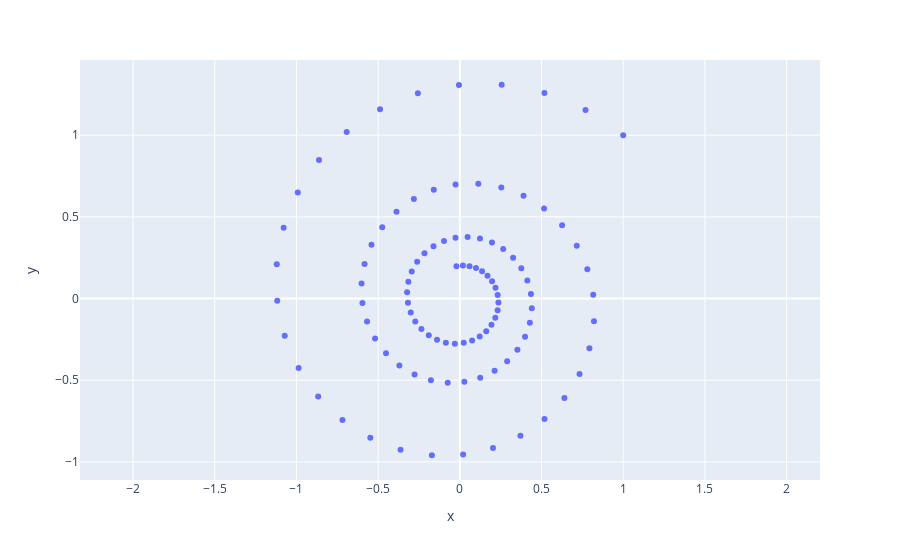

The notebook cell saved with this chart:
### Markdown cell above
We can visualize this game by plotting $x$ and $y$ for each iteration of CGD. This demonstrates the convergent behavior of CGD when compared against SimGD, which spirals away from the Nash equilibrium instead of toward it.

### Code cell
fig = px.scatter(x=[i[0, 0] for i in x], y=[i[0, 0] for i in y])
fig.update_yaxes(
    scaleanchor="x",
    scaleratio=1,
)
fig.show()
